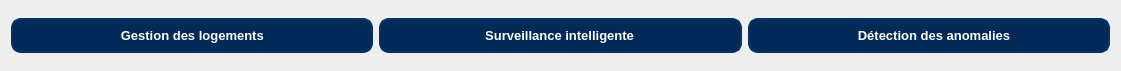
     <widget class="QWidget" name="horizontalLayoutWidget_12">
      <property name="geometry">
       <rect>
        <x>40</x>
        <y>60</y>
        <width>1121</width>
        <height>71</height>
       </rect>
      </property>
      <layout class="QHBoxLayout" name="horizontalLayout_12">
       <item>
        <widget class="QPushButton" name="on_pushButton_16">
         <property name="styleSheet">
          <string notr="true">/* ==== BUTTONS STYLE ==== */
QPushButton {
    background-color: #012a59;
    color: #ffffff;
    border: 2px solid #013366;
    border-radius: 10px;
    padding: 8px 14px;
    font-size: 13px;
    font-weight: 500;
    text-align: left;
    transition: all 0.3s ease-in-out;
}

QPushButton:hover {
    background-color: #024b8a;
    border-color: #025aa5;
}

QPushButton:pressed {
    background-color: #013869;
    border-color: #011f3f;
}
</string>
         </property>
         <property name="text">
          <string>                          Gestion des logements</string>
         </property>
        </widget>
       </item>
       <item>
        <widget class="QPushButton" name="on_pushButton_17">
         <property name="styleSheet">
          <string notr="true">/* ==== BUTTONS STYLE ==== */
QPushButton {
    background-color: #012a59;
    color: #ffffff;
    border: 2px solid #013366;
    border-radius: 10px;
    padding: 8px 14px;
    font-size: 13px;
    font-weight: 500;
    text-align: left;
    transition: all 0.3s ease-in-out;
}

QPushButton:hover {
    background-color: #024b8a;
    border-color: #025aa5;
}

QPushButton:pressed {
    background-color: #013869;
    border-color: #011f3f;
}
</string>
         </property>
         <property name="text">
          <string>                         Surveillance intelligente</string>
         </property>
        </widget>
       </item>
       <item>
        <widget class="QPushButton" name="pushButton_15">
         <property name="styleSheet">
          <string notr="true">/* ==== BUTTONS STYLE ==== */
QPushButton {
    background-color: #012a59;
    color: #ffffff;
    border: 2px solid #013366;
    border-radius: 10px;
    padding: 8px 14px;
    font-size: 13px;
    font-weight: 500;
    text-align: left;
    transition: all 0.3s ease-in-out;
}

QPushButton:hover {
    background-color: #024b8a;
    border-color: #025aa5;
}

QPushButton:pressed {
    background-color: #013869;
    border-color: #011f3f;
}
</string>
         </property>
         <property name="text">
          <string>                          Détection des anomalies</string>
         </property>
        </widget>
       </item>
      </layout>
     </widget>
